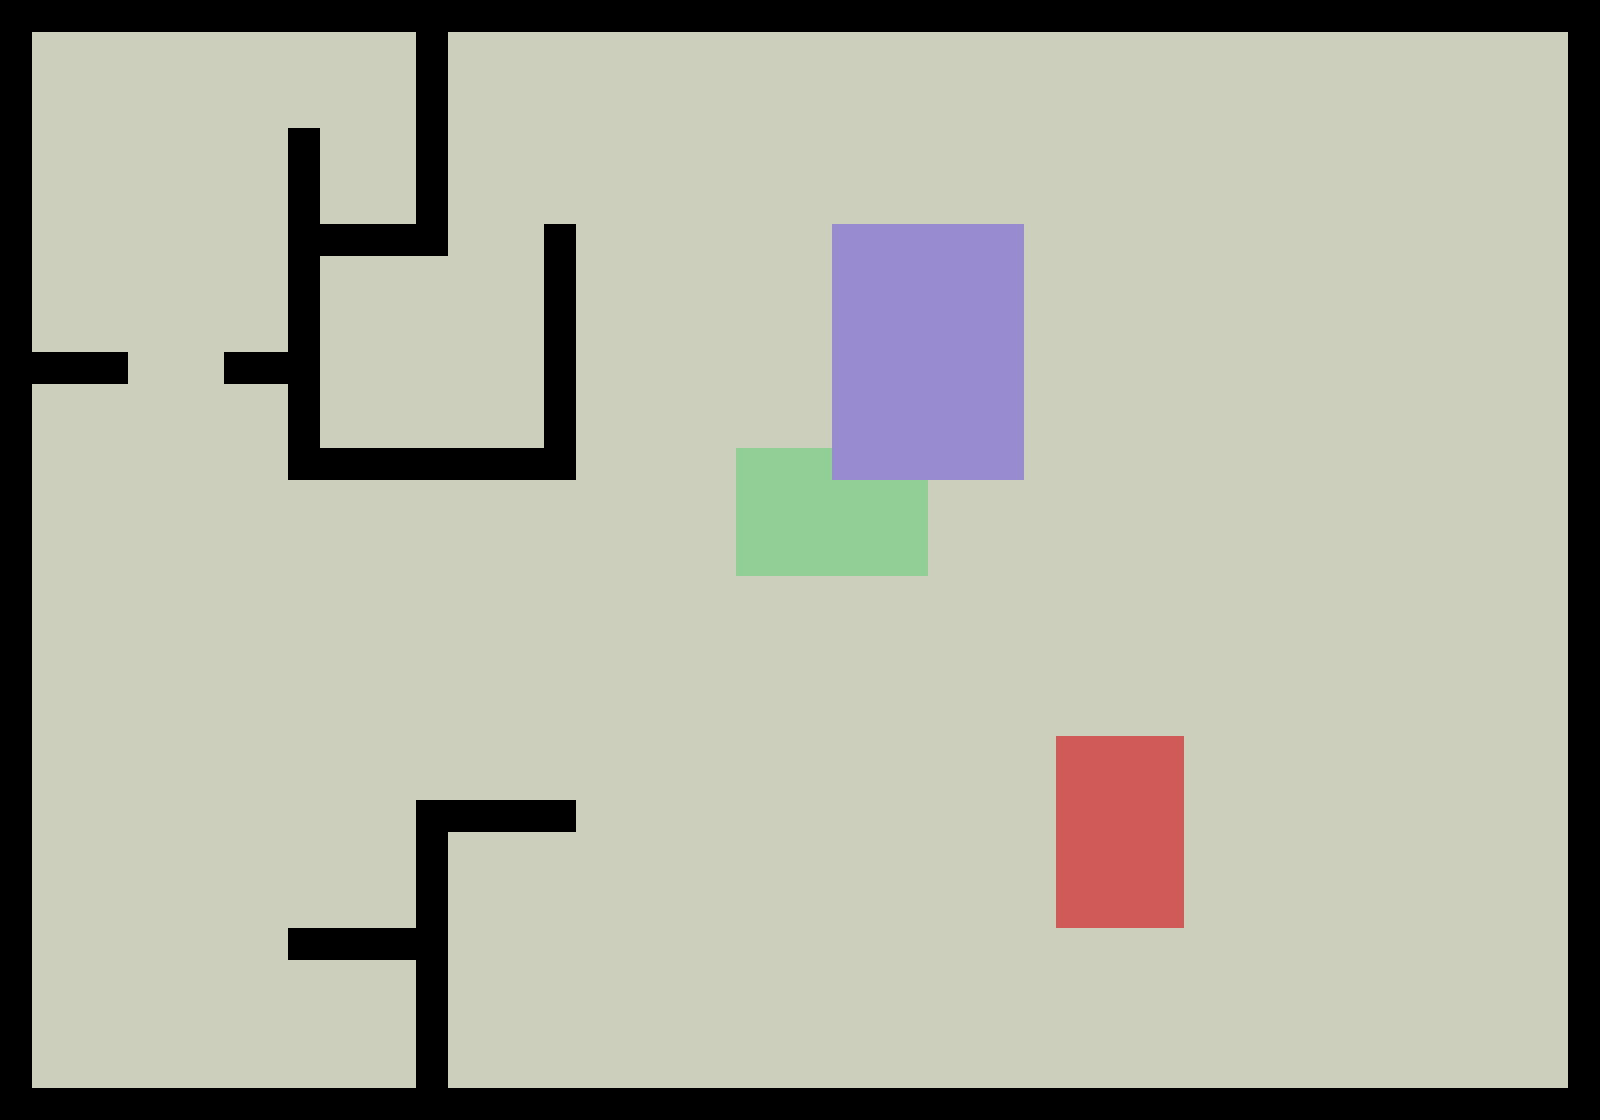

Rendered tile map (Tiled .tmx) drawn with the repository's tilesets; below, a short description and the full map source, tile grids included:
An orthogonal 50x35 tile map with 32x32 px tiles, 1 tile layer (Tile Layer 1).

<map version="1.10" tiledversion="1.10.2" orientation="orthogonal" renderorder="right-down" width="50" height="35" tilewidth="32" tileheight="32" infinite="0" nextlayerid="2" nextobjectid="1">
 <tileset firstgid="1" source="Tileset/SLAM_Tileset_32x32.tsx" />
 <layer id="1" name="Tile Layer 1" width="50" height="35">
  <data encoding="csv">
1,1,1,1,1,1,1,1,1,1,1,1,1,1,1,1,1,1,1,1,1,1,1,1,1,1,1,1,1,1,1,1,1,1,1,1,1,1,1,1,1,1,1,1,1,1,1,1,1,1,
1,2,2,2,2,2,2,2,2,2,2,2,2,1,2,2,2,2,2,2,2,2,2,2,2,2,2,2,2,2,2,2,2,2,2,2,2,2,2,2,2,2,2,2,2,2,2,2,2,1,
1,2,2,2,2,2,2,2,2,2,2,2,2,1,2,2,2,2,2,2,2,2,2,2,2,2,2,2,2,2,2,2,2,2,2,2,2,2,2,2,2,2,2,2,2,2,2,2,2,1,
1,2,2,2,2,2,2,2,2,2,2,2,2,1,2,2,2,2,2,2,2,2,2,2,2,2,2,2,2,2,2,2,2,2,2,2,2,2,2,2,2,2,2,2,2,2,2,2,2,1,
1,2,2,2,2,2,2,2,2,1,2,2,2,1,2,2,2,2,2,2,2,2,2,2,2,2,2,2,2,2,2,2,2,2,2,2,2,2,2,2,2,2,2,2,2,2,2,2,2,1,
1,2,2,2,2,2,2,2,2,1,2,2,2,1,2,2,2,2,2,2,2,2,2,2,2,2,2,2,2,2,2,2,2,2,2,2,2,2,2,2,2,2,2,2,2,2,2,2,2,1,
1,2,2,2,2,2,2,2,2,1,2,2,2,1,2,2,2,2,2,2,2,2,2,2,2,2,2,2,2,2,2,2,2,2,2,2,2,2,2,2,2,2,2,2,2,2,2,2,2,1,
1,2,2,2,2,2,2,2,2,1,1,1,1,1,2,2,2,1,2,2,2,2,2,2,2,2,203,203,203,203,203,203,2,2,2,2,2,2,2,2,2,2,2,2,2,2,2,2,2,1,
1,2,2,2,2,2,2,2,2,1,2,2,2,2,2,2,2,1,2,2,2,2,2,2,2,2,203,203,203,203,203,203,2,2,2,2,2,2,2,2,2,2,2,2,2,2,2,2,2,1,
1,2,2,2,2,2,2,2,2,1,2,2,2,2,2,2,2,1,2,2,2,2,2,2,2,2,203,203,203,203,203,203,2,2,2,2,2,2,2,2,2,2,2,2,2,2,2,2,2,1,
1,2,2,2,2,2,2,2,2,1,2,2,2,2,2,2,2,1,2,2,2,2,2,2,2,2,203,203,203,203,203,203,2,2,2,2,2,2,2,2,2,2,2,2,2,2,2,2,2,1,
1,1,1,1,2,2,2,1,1,1,2,2,2,2,2,2,2,1,2,2,2,2,2,2,2,2,203,203,203,203,203,203,2,2,2,2,2,2,2,2,2,2,2,2,2,2,2,2,2,1,
1,2,2,2,2,2,2,2,2,1,2,2,2,2,2,2,2,1,2,2,2,2,2,2,2,2,203,203,203,203,203,203,2,2,2,2,2,2,2,2,2,2,2,2,2,2,2,2,2,1,
1,2,2,2,2,2,2,2,2,1,2,2,2,2,2,2,2,1,2,2,2,2,2,2,2,2,203,203,203,203,203,203,2,2,2,2,2,2,2,2,2,2,2,2,2,2,2,2,2,1,
1,2,2,2,2,2,2,2,2,1,1,1,1,1,1,1,1,1,2,2,2,2,2,103,103,103,203,203,203,203,203,203,2,2,2,2,2,2,2,2,2,2,2,2,2,2,2,2,2,1,
1,2,2,2,2,2,2,2,2,2,2,2,2,2,2,2,2,2,2,2,2,2,2,103,103,103,103,103,103,2,2,2,2,2,2,2,2,2,2,2,2,2,2,2,2,2,2,2,2,1,
1,2,2,2,2,2,2,2,2,2,2,2,2,2,2,2,2,2,2,2,2,2,2,103,103,103,103,103,103,2,2,2,2,2,2,2,2,2,2,2,2,2,2,2,2,2,2,2,2,1,
1,2,2,2,2,2,2,2,2,2,2,2,2,2,2,2,2,2,2,2,2,2,2,103,103,103,103,103,103,2,2,2,2,2,2,2,2,2,2,2,2,2,2,2,2,2,2,2,2,1,
1,2,2,2,2,2,2,2,2,2,2,2,2,2,2,2,2,2,2,2,2,2,2,2,2,2,2,2,2,2,2,2,2,2,2,2,2,2,2,2,2,2,2,2,2,2,2,2,2,1,
1,2,2,2,2,2,2,2,2,2,2,2,2,2,2,2,2,2,2,2,2,2,2,2,2,2,2,2,2,2,2,2,2,2,2,2,2,2,2,2,2,2,2,2,2,2,2,2,2,1,
1,2,2,2,2,2,2,2,2,2,2,2,2,2,2,2,2,2,2,2,2,2,2,2,2,2,2,2,2,2,2,2,2,2,2,2,2,2,2,2,2,2,2,2,2,2,2,2,2,1,
1,2,2,2,2,2,2,2,2,2,2,2,2,2,2,2,2,2,2,2,2,2,2,2,2,2,2,2,2,2,2,2,2,2,2,2,2,2,2,2,2,2,2,2,2,2,2,2,2,1,
1,2,2,2,2,2,2,2,2,2,2,2,2,2,2,2,2,2,2,2,2,2,2,2,2,2,2,2,2,2,2,2,2,2,2,2,2,2,2,2,2,2,2,2,2,2,2,2,2,1,
1,2,2,2,2,2,2,2,2,2,2,2,2,2,2,2,2,2,2,2,2,2,2,2,2,2,2,2,2,2,2,2,2,102,102,102,102,2,2,2,2,2,2,2,2,2,2,2,2,1,
1,2,2,2,2,2,2,2,2,2,2,2,2,2,2,2,2,2,2,2,2,2,2,2,2,2,2,2,2,2,2,2,2,102,102,102,102,2,2,2,2,2,2,2,2,2,2,2,2,1,
1,2,2,2,2,2,2,2,2,2,2,2,2,1,1,1,1,1,2,2,2,2,2,2,2,2,2,2,2,2,2,2,2,102,102,102,102,2,2,2,2,2,2,2,2,2,2,2,2,1,
1,2,2,2,2,2,2,2,2,2,2,2,2,1,2,2,2,2,2,2,2,2,2,2,2,2,2,2,2,2,2,2,2,102,102,102,102,2,2,2,2,2,2,2,2,2,2,2,2,1,
1,2,2,2,2,2,2,2,2,2,2,2,2,1,2,2,2,2,2,2,2,2,2,2,2,2,2,2,2,2,2,2,2,102,102,102,102,2,2,2,2,2,2,2,2,2,2,2,2,1,
1,2,2,2,2,2,2,2,2,2,2,2,2,1,2,2,2,2,2,2,2,2,2,2,2,2,2,2,2,2,2,2,2,102,102,102,102,2,2,2,2,2,2,2,2,2,2,2,2,1,
1,2,2,2,2,2,2,2,2,1,1,1,1,1,2,2,2,2,2,2,2,2,2,2,2,2,2,2,2,2,2,2,2,2,2,2,2,2,2,2,2,2,2,2,2,2,2,2,2,1,
1,2,2,2,2,2,2,2,2,2,2,2,2,1,2,2,2,2,2,2,2,2,2,2,2,2,2,2,2,2,2,2,2,2,2,2,2,2,2,2,2,2,2,2,2,2,2,2,2,1,
1,2,2,2,2,2,2,2,2,2,2,2,2,1,2,2,2,2,2,2,2,2,2,2,2,2,2,2,2,2,2,2,2,2,2,2,2,2,2,2,2,2,2,2,2,2,2,2,2,1,
1,2,2,2,2,2,2,2,2,2,2,2,2,1,2,2,2,2,2,2,2,2,2,2,2,2,2,2,2,2,2,2,2,2,2,2,2,2,2,2,2,2,2,2,2,2,2,2,2,1,
1,2,2,2,2,2,2,2,2,2,2,2,2,1,2,2,2,2,2,2,2,2,2,2,2,2,2,2,2,2,2,2,2,2,2,2,2,2,2,2,2,2,2,2,2,2,2,2,2,1,
1,1,1,1,1,1,1,1,1,1,1,1,1,1,1,1,1,1,1,1,1,1,1,1,1,1,1,1,1,1,1,1,1,1,1,1,1,1,1,1,1,1,1,1,1,1,1,1,1,1
</data>
 </layer>
</map>